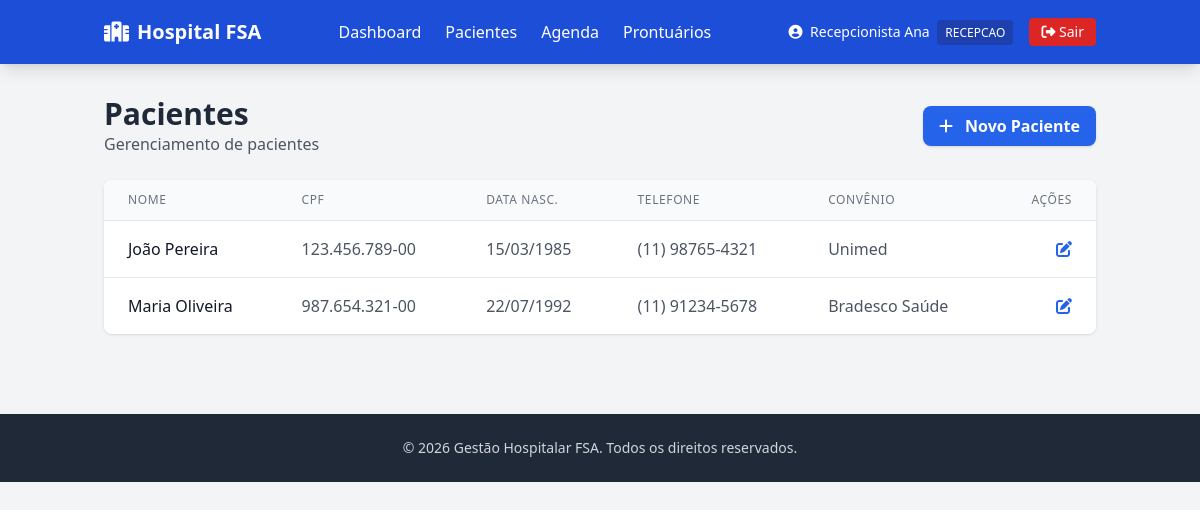
Page /pacientes (signed in) on the committed database.
### tables this page shows
CREATE TABLE IF NOT EXISTS pacientes (
    id INT AUTO_INCREMENT PRIMARY KEY,
    nome VARCHAR(255) NOT NULL,
    cpf VARCHAR(14) NOT NULL UNIQUE,
    data_nascimento DATE NOT NULL,
    telefone VARCHAR(20),
    email VARCHAR(255),
    endereco TEXT,
    convenio VARCHAR(100),
    numero_carteirinha VARCHAR(100),
    created_at TIMESTAMP DEFAULT CURRENT_TIMESTAMP,
    updated_at TIMESTAMP DEFAULT CURRENT_TIMESTAMP ON UPDATE CURRENT_TIMESTAMP
);

### app/Controllers/BaseController.php (called while the page is built, shortened)
<?php
abstract class BaseController
{
    protected function render(string $view, array $dados = []): void
    {
        extract($dados);
        require __DIR__ . '/../../views/' . $view . '.php';
    }
}

### app/Controllers/PacienteController.php (called while the page is built, shortened)
<?php
class PacienteController extends BaseController
{
    private Paciente $pacienteModel;
    public function __construct()
    {
        $this->pacienteModel = new Paciente();
    }
    public function index(): void
    {
        $pacientes = $this->pacienteModel->listarTodos();
        $this->render('pacientes/index', ['pacientes' => $pacientes]);
    }
}

### app/autoload.php (called while the page is built, shortened)
<?php
spl_autoload_register(function (string $class): void {
    $prefix = 'App\\';
    $baseDir = __DIR__ . '/';
    $len = strlen($prefix);
    $relativeClass = substr($class, $len);
    $file = $baseDir . str_replace('\\', '/', $relativeClass) . '.php';
});
require_once __DIR__ . '/../config/db.php';

### config/db.php (called while the page is built, shortened)
<?php
class Database
{
    private static ?PDO $instance = null;
    public static function getInstance(): PDO
    {
        if (self::$instance === null) {
            try {
                $dsn = sprintf(
                    'mysql:host=%s;dbname=%s;charset=%s',
                    self::HOST,
                    self::DB_NAME,
                    self::CHARSET
                );
                self::$instance = new PDO($dsn, self::USER, self::PASS, [
                    PDO::ATTR_ERRMODE => PDO::ERRMODE_EXCEPTION,
                    PDO::ATTR_DEFAULT_FETCH_MODE => PDO::FETCH_ASSOC,
                    PDO::ATTR_EMULATE_PREPARES => false,
                ]);
            } catch (PDOException $e) {
                error_log('[DB ERROR] ' . $e->getMessage());
                throw new PDOException('Erro ao conectar com o banco de dados: ' . $e->getMessage());
            }
        }
        return self::$instance;
    }
}

### app/Models/Paciente.php (called while the page is built, shortened)
<?php
class Paciente
{
    private PDO $db;
    public function __construct()
    {
        $this->db = Database::getInstance();
    }
    public function listarTodos(): array
    {
        $stmt = $this->db->query('SELECT * FROM pacientes ORDER BY nome');
        return $stmt->fetchAll(PDO::FETCH_ASSOC);
    }
}

### views/pacientes/index.php (the view, shortened to what this page needs)
<div class="flex justify-between items-center mb-6">
    <div>
        <h1 class="text-3xl font-bold text-gray-800">Pacientes</h1>
        <p class="text-gray-600">Gerenciamento de pacientes</p>
    </div>
    <?php if (in_array($_SESSION['usuario_perfil'], ['admin', 'recepcao'])): ?>
    <a href="/pacientes/criar" class="bg-blue-600 hover:bg-blue-700 text-white font-bold py-2 px-4 rounded-lg transition shadow">
        <i class="fas fa-plus mr-2"></i> Novo Paciente
    </a>
    <?php endif; ?>
</div>
<div class="bg-white rounded-lg shadow overflow-hidden">
    <div class="overflow-x-auto">
        <table class="min-w-full divide-y divide-gray-200">
            <thead class="bg-gray-50">
                <tr>
                    <th class="px-6 py-3 text-left text-xs font-medium text-gray-500 uppercase tracking-wider">Nome</th>
                    <th class="px-6 py-3 text-left text-xs font-medium text-gray-500 uppercase tracking-wider">CPF</th>
                    <th class="px-6 py-3 text-left text-xs font-medium text-gray-500 uppercase tracking-wider">Data Nasc.</th>
                    <th class="px-6 py-3 text-left text-xs font-medium text-gray-500 uppercase tracking-wider">Telefone</th>
                    <th class="px-6 py-3 text-left text-xs font-medium text-gray-500 uppercase tracking-wider">Convênio</th>
                    <th class="px-6 py-3 text-right text-xs font-medium text-gray-500 uppercase tracking-wider">Ações</th>
                </tr>
            </thead>
            <tbody class="bg-white divide-y divide-gray-200">
                <?php if (empty($pacientes)): ?>
                <tr>
                    <td colspan="6" class="px-6 py-8 text-center text-gray-500">Nenhum paciente cadastrado.</td>
                </tr>
                <?php else: ?>
                <?php foreach ($pacientes as $p): ?>
                <tr class="hover:bg-gray-50">
                    <td class="px-6 py-4 whitespace-nowrap font-medium text-gray-900"><?= htmlspecialchars($p['nome']) ?></td>
                    <td class="px-6 py-4 whitespace-nowrap text-gray-600"><?= htmlspecialchars($p['cpf']) ?></td>
                    <td class="px-6 py-4 whitespace-nowrap text-gray-600"><?= date('d/m/Y', strtotime($p['data_nascimento'])) ?></td>
                    <td class="px-6 py-4 whitespace-nowrap text-gray-600"><?= htmlspecialchars($p['telefone'] ?? '-') ?></td>
                    <td class="px-6 py-4 whitespace-nowrap text-gray-600"><?= htmlspecialchars($p['convenio'] ?? '-') ?></td>
                    <td class="px-6 py-4 whitespace-nowrap text-right space-x-2">
                        <?php if (in_array($_SESSION['usuario_perfil'], ['admin', 'recepcao'])): ?>
                        <a href="/pacientes/editar?id=<?= $p['id'] ?>" class="text-blue-600 hover:text-blue-800 transition" title="Editar">
                            <i class="fas fa-edit"></i>
                        </a>
                        <?php endif; ?>
                    </td>
                </tr>
                <?php endforeach; ?>
                <?php endif; ?>
            </tbody>
        </table>
    </div>
</div>
<?php
require __DIR__ . '/layout.php';
?>

### rows in the picture
pacientes: nome "João Pereira", cpf "123.456.789-00", data_nascimento "15/03/1985", telefone "(11) 98765-4321", convenio "Unimed"
pacientes: nome "Maria Oliveira", cpf "987.654.321-00", data_nascimento "22/07/1992", telefone "(11) 91234-5678", convenio "Bradesco Saúde"

### other values in the picture
$_SESSION['usuario_nome'] "Recepcionista Ana"
$_SESSION['usuario_perfil'] "RECEPCAO"
